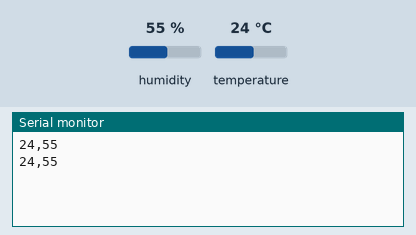
This sketch was run on a simulated Arduino Uno, built with avr-gcc and run on an emulated ATmega328P. Parts: the last lines printed to the serial monitor. The inputs (shaded band) are chosen by the test bench; at power-on: humidity 55 %, temperature 24 °C.

Above: at 5.8 s.
5.9 s: humidity set to 22 %
At 11.2 s:
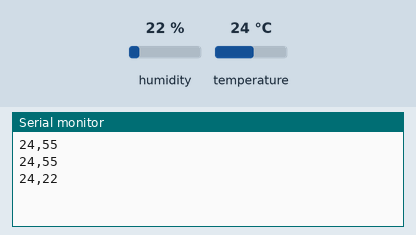
11.9 s: temperature set to 12 °C
At 15.9 s:
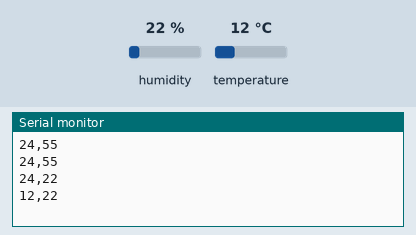
17.9 s: humidity set to 40 %
At 20.6 s:
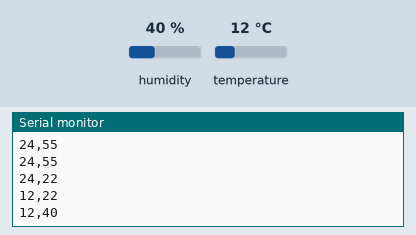
Timing chart, 0 to 22.1 s (numbered marks = the images above; inputs shaded):
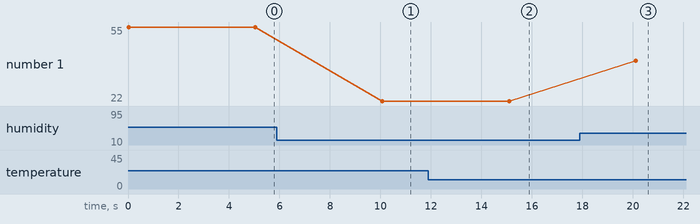

Measured:
- after the input at 5.9 s, the serial monitor: prints a new line after 4.2 s (image 1)
- after the input at 11.9 s, the serial monitor: prints a new line after 3.2 s (image 2)
- after the input at 17.9 s, the serial monitor: prints a new line after 2.2 s (image 3)
- plotted number 1: 55 → 22 after the input at 5.9 s, 22 → 40 after the input at 17.9 s

The sketch:

Temperature-Humidity.ino
```cpp
/* Projekt-0.1 Temp/Hum
 * 1. DHT11 implementieren
 * 2. Python for serial communication
 *
 * Based on:
 * www.elegoo.com
 * 2016.12.9
*/

#include <SimpleDHT.h>

// DHT11:
//  VCC: 5V or 3V
//  GND: GND
//  DATA: 2

int pinDHT11 = 2;
SimpleDHT11 dht11;

void setup() {
  Serial.begin(9600);
}

void loop() {

  // read with raw sample data.
  byte temperature = 0;
  byte humidity = 0;
  byte data[40] = {0};
  if (dht11.read(pinDHT11, &temperature, &humidity, data)) {
    Serial.println("NaN,NaN");
    delay(5000);
    return;
  }

  // Output: Sample Bits
  // for (int i = 0; i < 40; i++) {
  //   Serial.print((int)data[i]);             // byte data[40] in dht11.h /
  //   if (i > 0 && ((i + 1) % 4) == 0) {      // macht Abstand zwischen 4er Gruppen
  //     Serial.print(' ');
  //   }
  // }

  Serial.print((int)temperature); Serial.print(",");
  Serial.print((int)humidity); Serial.println("");

  // DHT11 sampling rate is 5HZ.
  delay(5000);
}
```
